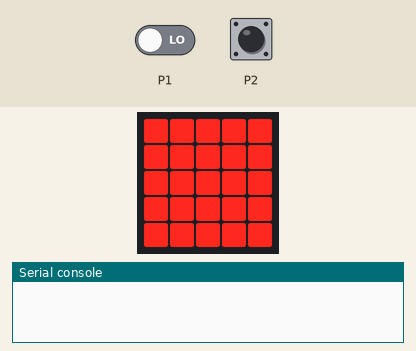
Recording of a program running on a simulated BBC micro:bit (MakeCode). Shown: the board's 5×5 LED display, the last lines printed to the serial console. Inputs (shaded band) come from the test bench; at power-on: P2 LOW, P1 LOW. A reset restarts the program; no radio messages arrive unless stated (any console line starting 'radio sent:' is added by the test bench).

Above: at 12.4 s.
17.0 s: P2 pulled HIGH for 1 s
At 18.5 s:
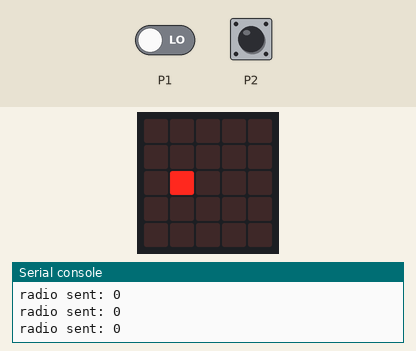
At 19.0 s:
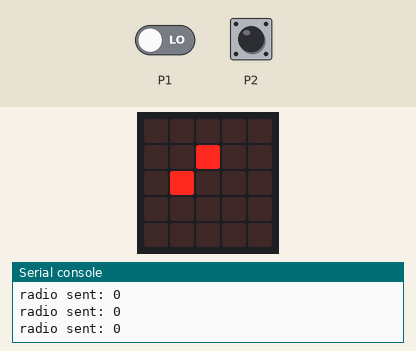
Timing chart, 0 to 20.5 s (numbered marks = the images above; inputs shaded):
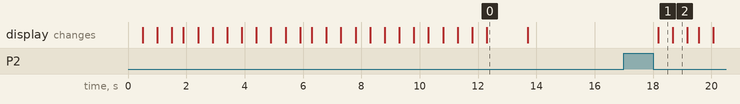

Measured:
- after the input at 17.0 s, the display: changes after 1.2 s (image 1)
- what the display in image 0 shows lasts 1.4 s, from 12.3 s to 13.7 s
- what the display in image 1 shows lasts 0.5 s, from 18.2 s to 18.7 s

The program:

main.ts
```typescript
images.createImage(`
    . . . . .
    . . . . .
    . . . . .
    . . . . .
    . . . . .
    `).showImage(0)
basic.pause(100)
images.createImage(`
    . . . . .
    . . . . .
    . # . . .
    . . . . .
    . . . . .
    `).showImage(0)
basic.pause(100)
images.createImage(`
    . . . . .
    . . # . .
    . # . . .
    . . . . .
    . . . . .
    `).showImage(0)
basic.pause(100)
images.createImage(`
    . . . . .
    . . # . .
    . # . # .
    . . . . .
    . . . . .
    `).showImage(0)
images.createImage(`
    . . . . .
    . . # . .
    . # . # .
    . . . # .
    . . . . .
    `).showImage(0)
basic.pause(100)
images.createImage(`
    . . . . .
    . . # . .
    . # . # .
    . . . # .
    . . # . .
    `).showImage(0)
basic.pause(100)
images.createImage(`
    . . . . .
    . . # . .
    . # . # .
    . . . # .
    . # # . .
    `).showImage(0)
basic.pause(100)
images.createImage(`
    . . . . .
    . . # . .
    . # . # .
    . # . # .
    . # # . .
    `).showImage(0)
basic.pause(100)
images.createImage(`
    . . . . .
    . . # . .
    . # . # .
    . # . # .
    . # # # .
    `).showImage(0)
basic.pause(100)
images.createImage(`
    . . . . .
    . # # . .
    . # . # .
    . # . # .
    . # # # .
    `).showImage(0)
basic.pause(100)
images.createImage(`
    . . . . .
    . # # # .
    . # . # .
    . # . # .
    . # # # .
    `).showImage(0)
basic.pause(100)
images.createImage(`
    . . . . .
    . # # # .
    . # # # .
    . # . # .
    . # # # .
    `).showImage(0)
basic.pause(100)
images.createImage(`
    . . . . .
    . # # # .
    . # # # .
    . # # # .
    . # # # .
    `).showImage(0)
images.createImage(`
    . . . . .
    . # # # .
    . # # # .
    . # # # .
    # # # # .
    `).showImage(0)
basic.pause(100)
images.createImage(`
    . . . . .
    . # # # .
    . # # # .
    # # # # .
    # # # # .
    `).showImage(0)
basic.pause(100)
images.createImage(`
    . . . . .
    . # # # .
    # # # # .
    # # # # .
    # # # # .
    `).showImage(0)
basic.pause(100)
images.createImage(`
    . . . . .
    # # # # .
    # # # # .
    # # # # .
    # # # # .
    `).showImage(0)
basic.pause(100)
images.createImage(`
    # . . . .
    # # # # .
    # # # # .
    # # # # .
    # # # # .
    `).showImage(0)
basic.pause(100)
images.createImage(`
    # # . . .
    # # # # .
    # # # # .
    # # # # .
    # # # # .
    `).showImage(0)
basic.pause(100)
images.createImage(`
    # # # . .
    # # # # .
    # # # # .
    # # # # .
    # # # # .
    `).showImage(0)
basic.pause(100)
images.createImage(`
    # # # # .
    # # # # .
    # # # # .
    # # # # .
    # # # # .
    `).showImage(0)
basic.pause(100)
images.createImage(`
    # # # # #
    # # # # .
    # # # # .
    # # # # .
    # # # # .
    `).showImage(0)
basic.pause(100)
images.createImage(`
    # # # # #
    # # # # #
    # # # # .
    # # # # .
    # # # # .
    `).showImage(0)
basic.pause(100)
images.createImage(`
    # # # # #
    # # # # #
    # # # # #
    # # # # .
    # # # # .
    `).showImage(0)
basic.pause(100)
images.createImage(`
    # # # # #
    # # # # #
    # # # # #
    # # # # #
    # # # # .
    `).showImage(0)
basic.pause(100)
images.createImage(`
    # # # # #
    # # # # #
    # # # # #
    # # # # #
    # # # # #
    `).showImage(0)
basic.pause(1000)
basic.clearScreen()
basic.pause(2000)
radio.setGroup(8)
let 是否可执行 = 1
basic.forever(function () {
    if (pins.digitalReadPin(DigitalPin.P1) == 1 && 是否可执行 == 1) {
        images.createImage(`
            # # # # #
            # # # # #
            # # # # #
            # # # # #
            # # # # #
            `).showImage(0)
    } else {
        images.createImage(`
            . . . . .
            . . . . .
            . . . . .
            . . . . .
            . . . . .
            `).showImage(0)
    }
    if (pins.digitalReadPin(DigitalPin.P2) == 1) {
        control.reset()
    }
    if (是否可执行 == 1) {
        radio.sendNumber(pins.digitalReadPin(DigitalPin.P1))
    }
})
```

test.ts
```typescript
// 在此处测试；当此软件包作为插件使用时，将不会编译此软件包。
```
